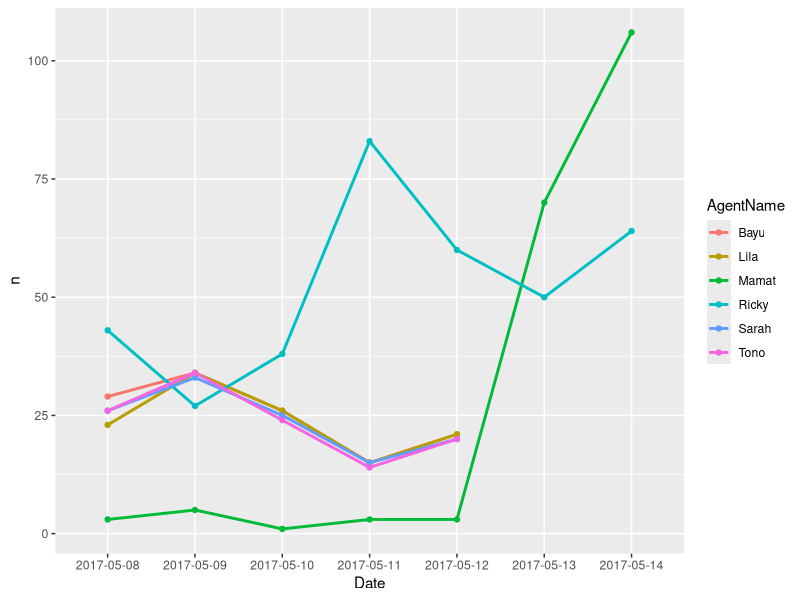
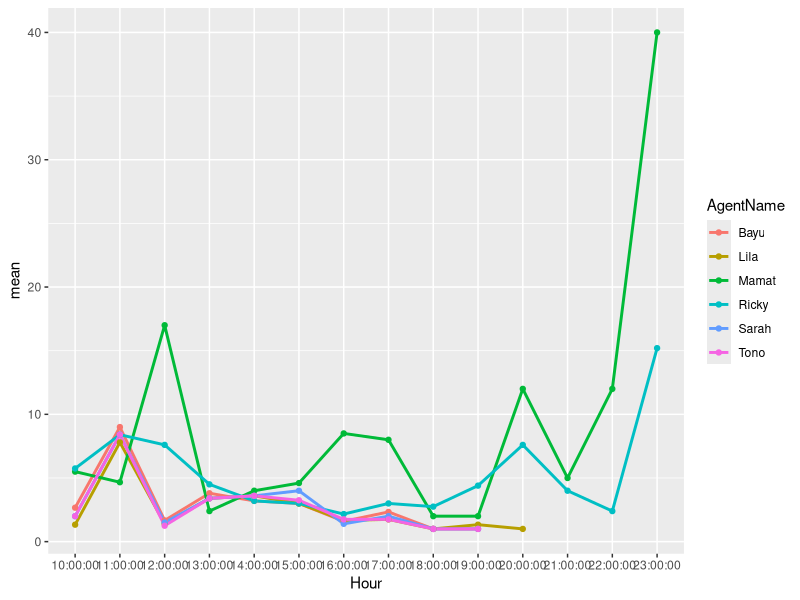

Write R code to recreate these figures, in order.
## Go-jek problem B ##
require(dplyr)

setwd("C:/NotBackedUp/datafiles/others")
getwd()


## Read data
df <- read.csv('gojek_problem_b.csv', stringsAsFactors = F)
str(df)
head(df)

## Data cleaning & transformation
names(df) <- c('AgentName', 'Timestamp', 'DriverID')

# Date
dates <- sapply(strsplit(df$Timestamp, split=' '), '[[', 1)
df$Date <- dates

# Time
times <- sapply(strsplit(df$Timestamp, split=' '), '[[', 2)
df$Times <- times

# Hour
hours <- paste0(substr(times, 1,3), '00:00')
df$Hour <- hours


#x <- df[1,2]
#xdatetime <- strptime(x, format='%Y-%m-%d %H:%M:%OS%z', tz='UTC')
#xdatetime


## Data exploration
require(ggplot2)

# DF Shape
print('Shapes of df:')
dim(df)

print('Unique DriverID:')
length(unique(df$DriverID))

print('Registration / Date:')
table(df$Date)

print('Registration / Agent:')
table(df$AgentName)

## Let's look at distribution of agent registration versus Date
print('Date ~ Agent Registration')
#(table(df$AgentName, df$Date))
df_agentdate <- df %>% group_by(Date, AgentName) %>% summarise(n=n())
df_agentdate
ggplot(data=df_agentdate, aes(x=Date, y=n, group=AgentName, colour=AgentName)) + 
  geom_line(size=1.0)+
  geom_point(size=1.5)

# from the plot we can observe that Mamat & Ricky has different trends 
# compared to the rest of the agents.

# Mamat is constantly registering low number of drivers but it spikes up
# during weekend ie. 13-14 May '17.

# Ricky has erratic trend in agent registration. He registers abnormally high
# number of drivers at times when other agents are registering low number.
# He also registers drivers on non-working days ie. 13-14 May '17.

## Let's look at distribution of agent registration qty versus hour
## Take the mean
print('Date ~ Agent Registration')
#(table(df$AgentName, df$Date))
df_agenthour <- df %>% group_by(Date, Hour, AgentName) %>% summarise(n=(n())) %>% 
  ungroup() %>% group_by(AgentName, Hour) %>% summarise(mean=mean(n))
df_agenthour
ggplot(data=df_agenthour, aes(x=Hour, y=mean, group=AgentName, colour=AgentName)) + 
  geom_line(size=1.0)+
  geom_point(size=1.5)


